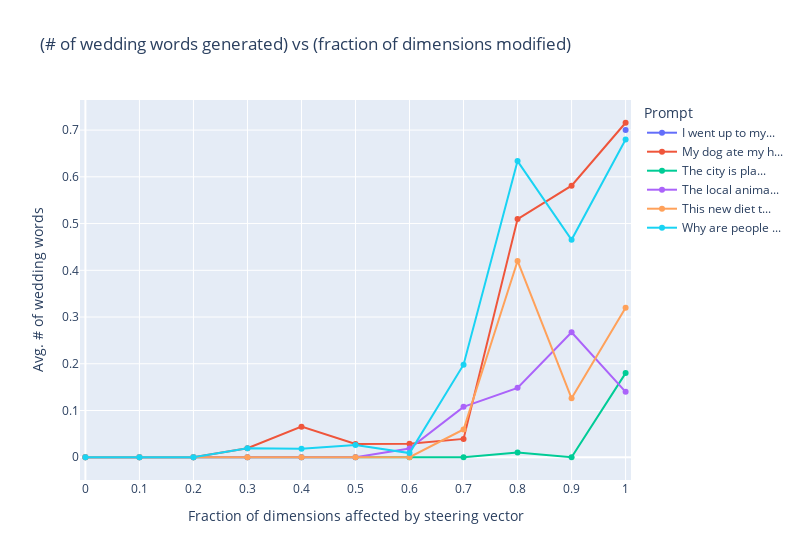

Source (notebook cell):
### Code cell
fig: go.Figure = px.line(
    avg_words_df,
    x="frac_dims_added",
    y="wedding_words_count",
    color="prompts",
    title=("(# of wedding words generated) vs (fraction of dimensions modified)"),
    labels={
        "frac_dims_added": ("Fraction of dimensions affected by steering vector"),
        "wedding_words_count": "Avg. # of wedding words",
    },
)

# Show ticks along 0, 0.1, ... 1.0
fig.update_xaxes(tickmode="array", tickvals=[num / 10.0 for num in range(11)])

# Set legend title to be "Prompt"
fig.update_layout(legend_title_text="Prompt")
fig.update_layout(width=800)

# Set the prompts legend labels to be at most 15 characters
fig.for_each_trace(
    lambda trace: trace.update(
        name=trace.name[:15] + "..." if len(trace.name) > 15 else trace.name
    )
)

# Set x range to [0,1]
fig.update_xaxes(range=[-0.01, 1.01])

# Show datapoints with markers
fig.update_traces(mode="markers+lines")

fig.show()

### Figure 1 — Plotly figure (JSON) as saved in the notebook; plotly's stock layout.template omitted (floating-point values rounded to 4 significant figures)
{"data": [{"hovertemplate": "prompts=I went up to my friend and said<br>Fraction of dimensions affected by steering vector=%{x}<br>Avg. # of wedding words=%{y}<extra></extra>", "legendgroup": "I went up to my friend and said", "line": {"color": "#636efa", "dash": "solid"}, "marker": {"symbol": "circle"}, "mode": "markers+lines", "name": "I went up to my...", "orientation": "v", "showlegend": true, "type": "scatter", "x": [0, 0.1, 0.2, 0.3, 0.4, 0.5, 0.6, 0.7, 0.8, 0.9, 1], "xaxis": "x", "y": [null, null, null, null, null, null, null, null, null, null, 0.7], "yaxis": "y"}, {"hovertemplate": "prompts=My dog ate my homework, literally, can anyone relate?<br>Fraction of dimensions affected by steering vector=%{x}<br>Avg. # of wedding words=%{y}<extra></extra>", "legendgroup": "My dog ate my homework, literally, can anyone relate?", "line": {"color": "#EF553B", "dash": "solid"}, "marker": {"symbol": "circle"}, "mode": "markers+lines", "name": "My dog ate my h...", "orientation": "v", "showlegend": true, "type": "scatter", "x": [0, 0.1, 0.2, 0.3, 0.4, 0.5, 0.6, 0.7, 0.8, 0.9, 1], "xaxis": "x", "y": [0, 0, 0, 0.01942, 0.06542, 0.02857, 0.02913, 0.03922, 0.5096, 0.581, 0.7157], "yaxis": "y"}, {"hovertemplate": "prompts=The city is planning to build a new park in the neighborhood, residents are excited<br>Fraction of dimensions affected by steering vector=%{x}<br>Avg. # of wedding words=%{y}<extra></extra>", "legendgroup": "The city is planning to build a new park in the neighborhood, residents are excited", "line": {"color": "#00cc96", "dash": "solid"}, "marker": {"symbol": "circle"}, "mode": "markers+lines", "name": "The city is pla...", "orientation": "v", "showlegend": true, "type": "scatter", "x": [0, 0.1, 0.2, 0.3, 0.4, 0.5, 0.6, 0.7, 0.8, 0.9, 1], "xaxis": "x", "y": [0, 0, 0, 0, 0, 0, 0, 0, 0.009901, 0, 0.18], "yaxis": "y"}, {"hovertemplate": "prompts=The local animal shelter is holding an adoption event this weekend, don't miss it!<br>Fraction of dimensions affected by steering vector=%{x}<br>Avg. # of wedding words=%{y}<extra></extra>", "legendgroup": "The local animal shelter is holding an adoption event this weekend, don't miss it!", "line": {"color": "#ab63fa", "dash": "solid"}, "marker": {"symbol": "circle"}, "mode": "markers+lines", "name": "The local anima...", "orientation": "v", "showlegend": true, "type": "scatter", "x": [0, 0.1, 0.2, 0.3, 0.4, 0.5, 0.6, 0.7, 0.8, 0.9, 1], "xaxis": "x", "y": [0, 0, 0, 0, 0, 0, 0.01852, 0.1078, 0.1485, 0.2673, 0.14], "yaxis": "y"}, {"hovertemplate": "prompts=This new diet trend is taking the world by storm, but is it really effective?<br>Fraction of dimensions affected by steering vector=%{x}<br>Avg. # of wedding words=%{y}<extra></extra>", "legendgroup": "This new diet trend is taking the world by storm, but is it really effective?", "line": {"color": "#FFA15A", "dash": "solid"}, "marker": {"symbol": "circle"}, "mode": "markers+lines", "name": "This new diet t...", "orientation": "v", "showlegend": true, "type": "scatter", "x": [0, 0.1, 0.2, 0.3, 0.4, 0.5, 0.6, 0.7, 0.8, 0.9, 1], "xaxis": "x", "y": [0, 0, 0, 0, 0, 0, 0, 0.05941, 0.42, 0.1262, 0.32], "yaxis": "y"}, {"hovertemplate": "prompts=Why are people still believing in flat earth theory?<br>Fraction of dimensions affected by steering vector=%{x}<br>Avg. # of wedding words=%{y}<extra></extra>", "legendgroup": "Why are people still believing in flat earth theory?", "line": {"color": "#19d3f3", "dash": "solid"}, "marker": {"symbol": "circle"}, "mode": "markers+lines", "name": "Why are people ...", "orientation": "v", "showlegend": true, "type": "scatter", "x": [0, 0.1, 0.2, 0.3, 0.4, 0.5, 0.6, 0.7, 0.8, 0.9, 1], "xaxis": "x", "y": [0, 0, 0, 0.01942, 0.01802, 0.02632, 0.008929, 0.1981, 0.6337, 0.4653, 0.68], "yaxis": "y"}], "layout": {"legend": {"title": {"text": "Prompt"}, "tracegroupgap": 0}, "title": {"text": "(# of wedding words generated) vs (fraction of dimensions modified)"}, "width": 800, "xaxis": {"anchor": "y", "domain": [0, 1], "range": [-0.01, 1.01], "tickmode": "array", "tickvals": [0, 0.1, 0.2, 0.3, 0.4, 0.5, 0.6, 0.7, 0.8, 0.9, 1], "title": {"text": "Fraction of dimensions affected by steering vector"}}, "yaxis": {"anchor": "x", "domain": [0, 1], "title": {"text": "Avg. # of wedding words"}}}}
